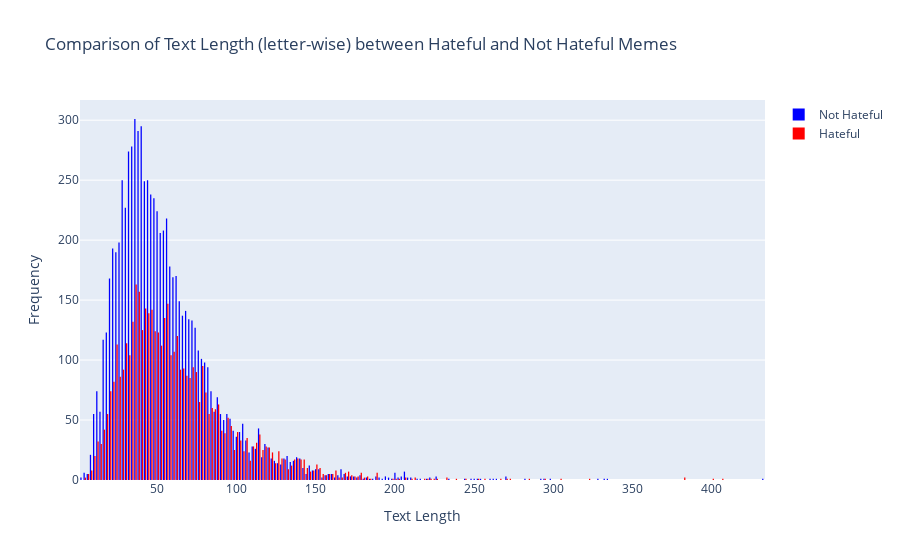

The notebook cell this image was saved under:
### Code cell
# Create traces for both groups
not_hateful_trace = go.Histogram(x=df[df['label'] == 0]['text'].str.len(), name='Not Hateful', marker=dict(color='blue'))
hateful_trace = go.Histogram(x=df[df['label'] == 1]['text'].str.len(), name='Hateful', marker=dict(color='red'))

# Create layout and figure
layout = go.Layout(title='Comparison of Text Length (letter-wise) between Hateful and Not Hateful Memes', xaxis=dict(title='Text Length'), yaxis=dict(title='Frequency'))
fig = go.Figure(data=[not_hateful_trace, hateful_trace], layout=layout)

# Show figure
pio.write_html(fig, file='plots/text_len_comparison.html', auto_open=True)
fig.show()

### Figure 1 — Plotly figure (JSON) as saved in the notebook; plotly's stock layout.template omitted (floating-point values rounded to 4 significant figures; data arrays with more than 128 entries replaced by an {"elided": "..."} marker saying what was removed)
{"data": [{"marker": {"color": "blue"}, "name": "Not Hateful", "type": "histogram", "x": {"elided": "7834 int values"}}, {"marker": {"color": "red"}, "name": "Hateful", "type": "histogram", "x": {"elided": "4706 int values"}}], "layout": {"title": {"text": "Comparison of Text Length (letter-wise) between Hateful and Not Hateful Memes"}, "xaxis": {"title": {"text": "Text Length"}}, "yaxis": {"title": {"text": "Frequency"}}}}
